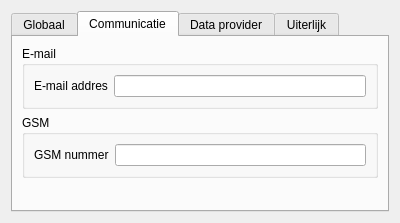
<?xml version="1.0" encoding="UTF-8"?>
<ui version="4.0">
 <class>Form</class>
 <widget class="QWidget" name="Form">
  <property name="geometry">
   <rect>
    <x>0</x>
    <y>0</y>
    <width>400</width>
    <height>223</height>
   </rect>
  </property>
  <property name="windowTitle">
   <string>Form</string>
  </property>
  <layout class="QGridLayout" name="gridLayout">
   <item row="0" column="1">
    <widget class="QTabWidget" name="tabWidget">
     <property name="currentIndex">
      <number>1</number>
     </property>
     <widget class="QWidget" name="Globaal">
      <attribute name="title">
       <string>Globaal</string>
      </attribute>
      <layout class="QVBoxLayout" name="verticalLayout_2">
       <item>
        <widget class="QGroupBox" name="groupBox">
         <property name="title">
          <string>Stop loss</string>
         </property>
         <layout class="QVBoxLayout" name="verticalLayout">
          <item>
           <layout class="QHBoxLayout" name="horizontalLayout_10">
            <item>
             <widget class="QLabel" name="sltLabel">
              <property name="text">
               <string>Standaard stop loss type</string>
              </property>
             </widget>
            </item>
            <item>
             <widget class="QComboBox" name="sltComboBox">
              <item>
               <property name="text">
                <string>Relatief vanaf start</string>
               </property>
              </item>
              <item>
               <property name="text">
                <string>Relatief volgend vanaf start</string>
               </property>
              </item>
              <item>
               <property name="text">
                <string>Relatief volgend over winst</string>
               </property>
              </item>
             </widget>
            </item>
           </layout>
          </item>
          <item>
           <layout class="QHBoxLayout" name="horizontalLayout_11">
            <item>
             <widget class="QLabel" name="slttLabel">
              <property name="text">
               <string>Standaard stop loss waarde</string>
              </property>
             </widget>
            </item>
            <item>
             <widget class="QDoubleSpinBox" name="slvDoubleSpinBox">
              <property name="suffix">
               <string>%</string>
              </property>
              <property name="maximum">
               <double>100.000000000000000</double>
              </property>
              <property name="singleStep">
               <double>0.100000000000000</double>
              </property>
             </widget>
            </item>
           </layout>
          </item>
          <item>
           <layout class="QHBoxLayout" name="horizontalLayout_12">
            <item>
             <widget class="QLabel" name="sltvLabel">
              <property name="text">
               <string>Standaard stop loss drempel waarde</string>
              </property>
             </widget>
            </item>
            <item>
             <widget class="QDoubleSpinBox" name="sltvDoubleSpinBox">
              <property name="suffix">
               <string>%</string>
              </property>
              <property name="maximum">
               <double>100.000000000000000</double>
              </property>
              <property name="singleStep">
               <double>0.100000000000000</double>
              </property>
             </widget>
            </item>
           </layout>
          </item>
         </layout>
        </widget>
       </item>
       <item>
        <spacer name="verticalSpacer">
         <property name="orientation">
          <enum>Qt::Vertical</enum>
         </property>
         <property name="sizeHint" stdset="0">
          <size>
           <width>20</width>
           <height>54</height>
          </size>
         </property>
        </spacer>
       </item>
      </layout>
     </widget>
     <widget class="QWidget" name="Communicatie">
      <attribute name="title">
       <string>Communicatie</string>
      </attribute>
      <layout class="QVBoxLayout" name="verticalLayout_3">
       <item>
        <widget class="QGroupBox" name="groupBox_2">
         <property name="title">
          <string>E-mail</string>
         </property>
         <layout class="QGridLayout" name="gridLayout_2">
          <item row="0" column="0">
           <layout class="QHBoxLayout" name="horizontalLayout_2">
            <item>
             <widget class="QLabel" name="label">
              <property name="text">
               <string>E-mail addres</string>
              </property>
             </widget>
            </item>
            <item>
             <widget class="QLineEdit" name="lineEdit"/>
            </item>
           </layout>
          </item>
         </layout>
        </widget>
       </item>
       <item>
        <widget class="QGroupBox" name="groupBox_3">
         <property name="title">
          <string>GSM</string>
         </property>
         <layout class="QGridLayout" name="gridLayout_3">
          <item row="0" column="0">
           <layout class="QHBoxLayout" name="horizontalLayout">
            <item>
             <widget class="QLabel" name="label_2">
              <property name="text">
               <string>GSM nummer</string>
              </property>
             </widget>
            </item>
            <item>
             <widget class="QLineEdit" name="lineEdit_2"/>
            </item>
           </layout>
          </item>
         </layout>
        </widget>
       </item>
       <item>
        <spacer name="verticalSpacer_2">
         <property name="orientation">
          <enum>Qt::Vertical</enum>
         </property>
         <property name="sizeHint" stdset="0">
          <size>
           <width>20</width>
           <height>55</height>
          </size>
         </property>
        </spacer>
       </item>
      </layout>
     </widget>
     <widget class="QWidget" name="DataProvider">
      <attribute name="title">
       <string>Data provider</string>
      </attribute>
     </widget>
     <widget class="QWidget" name="Uiterlijk">
      <attribute name="title">
       <string>Uiterlijk</string>
      </attribute>
     </widget>
    </widget>
   </item>
  </layout>
 </widget>
 <resources/>
 <connections/>
</ui>
